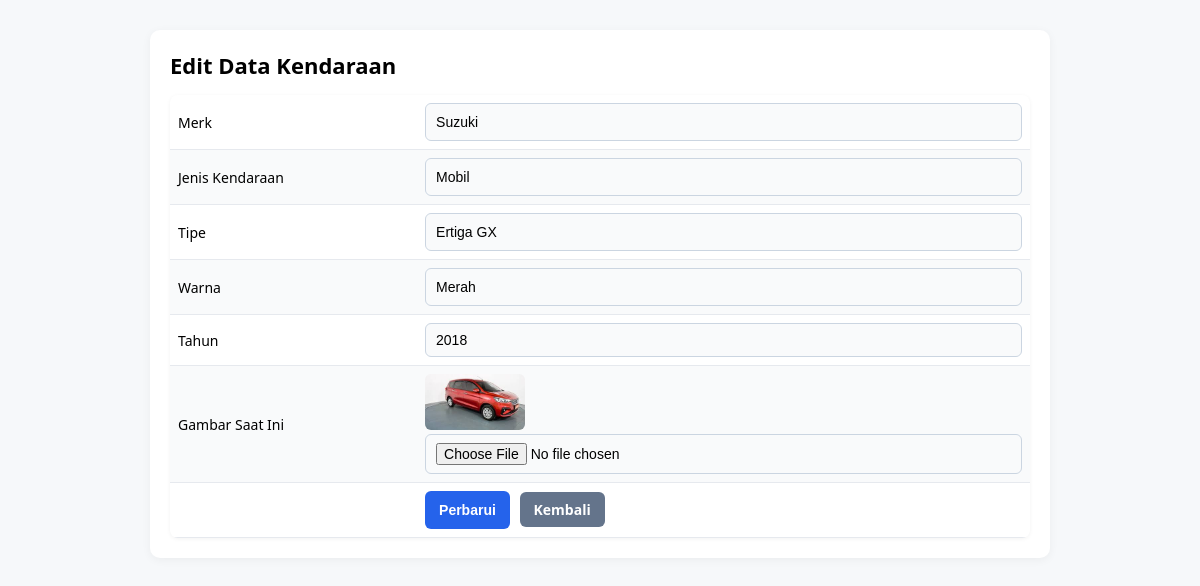
The app's page /edit.php?id=4 with its own data.
### tables this page shows
CREATE TABLE `vehicles` (
  `id` int(11) NOT NULL,
  `merk` varchar(100) NOT NULL,
  `jenis_kendaraan` varchar(50) NOT NULL,
  `tipe` varchar(50) NOT NULL,
  `warna` varchar(30) NOT NULL,
  `tahun` int(4) NOT NULL,
  `gambar` text DEFAULT NULL
);

### edit.php (the view, shortened to what this page needs)
<?php
include 'config.php';
$id = $_GET['id'];
$data = mysqli_query($conn, "SELECT * FROM vehicles WHERE id=$id");
$row = mysqli_fetch_assoc($data);
?>
<!DOCTYPE html>
<html lang="id">
<head>
<link rel="stylesheet" href="style.css">
</head>
<body>
<div class="container">
  <h2>Edit Data Kendaraan</h2>
  <form method="POST" enctype="multipart/form-data">
    <table class="form-table">
      <tr><td>Merk</td><td><input type="text" name="merk" value="<?= $row['merk']; ?>" required></td></tr>
      <tr><td>Jenis Kendaraan</td><td><input type="text" name="jenis_kendaraan" value="<?= $row['jenis_kendaraan']; ?>" required></td></tr>
      <tr><td>Tipe</td><td><input type="text" name="tipe" value="<?= $row['tipe']; ?>" required></td></tr>
      <tr><td>Warna</td><td><input type="text" name="warna" value="<?= $row['warna']; ?>" required></td></tr>
      <tr><td>Tahun</td><td><input type="number" name="tahun" value="<?= $row['tahun']; ?>" required></td></tr>
      <tr>
        <td>Gambar Saat Ini</td>
        <td>
          <?php if ($row['gambar']) { ?>
            <img src="uploads/<?= $row['gambar']; ?>" width="100"><br>
          <?php } else { echo "Tidak ada gambar<br>"; } ?>
          <input type="file" name="gambar">
        </td>
      </tr>
      <tr><td></td>
        <td>
          <button type="submit" name="update">Perbarui</button>
          <a href="index.php" class="btn">Kembali</a>
        </td>
      </tr>
    </table>
  </form>
</div>
</body>
</html>

### style.css (style rules this page uses)
* { box-sizing: border-box; margin: 0; padding: 0; }
body { font-family: "Segoe UI", Arial, sans-serif; background: #f6f8fa; color: #000000; padding: 30px; }
.container { max-width: 900px; margin: auto; background: #fff; padding: 20px; border-radius: 10px; box-shadow: 0 2px 10px rgba(0,0,0,.05); }
h2 { margin-bottom: 12px; color: #000000; font-size: 22px; }
a { text-decoration: none; }
input, button { padding: 8px 12px; border: 1px solid #e6e9ee; border-radius: 6px; font-size: 14px; }
button, .btn { background: #3b82f6; color: #fff; border: none; cursor: pointer; padding: 8px 14px; border-radius: 6px; font-weight: 600; transition: all 0.2s ease; }
input[type="text"], button, .btn { height: 38px; line-height: 1; vertical-align: middle; }
table { width: 100%; border-collapse: collapse; margin-top: 15px; overflow: hidden; border-radius: 8px; box-shadow: 0 1px 4px rgba(0,0,0,0.05); }
td { padding: 10px; border-bottom: 1px solid #e6e9ee; font-size: 14px; }
tr:nth-child(even) { background-color: #f9fafb; }
img { border-radius: 6px; }
.form-table { width: 100%; border-collapse: collapse; margin-top: 15px; }
.form-table td { padding: 8px; vertical-align: middle; }
.form-table input[type="text"], .form-table input[type="number"], .form-table input[type="file"] { width: 100%; padding: 8px 10px; border: 1px solid #cbd5e1; border-radius: 6px; font-size: 14px; background: #f9fafb; }
.form-table button { background: #2563eb; color: #fff; border: none; padding: 8px 14px; border-radius: 6px; cursor: pointer; font-weight: 600; }
.form-table .btn { background: #64748b; color: #fff; margin-left: 6px; }

### records on screen
vehicles: merk "Suzuki", jenis_kendaraan "Mobil", tipe "Ertiga GX", warna "Merah", tahun "2018", gambar (picture)
